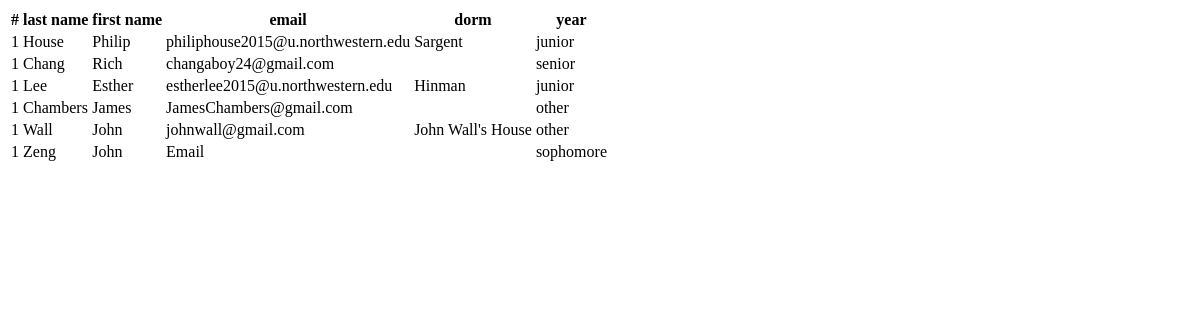
The page /admin/large-group/_get_event_table on the database as committed earlier.
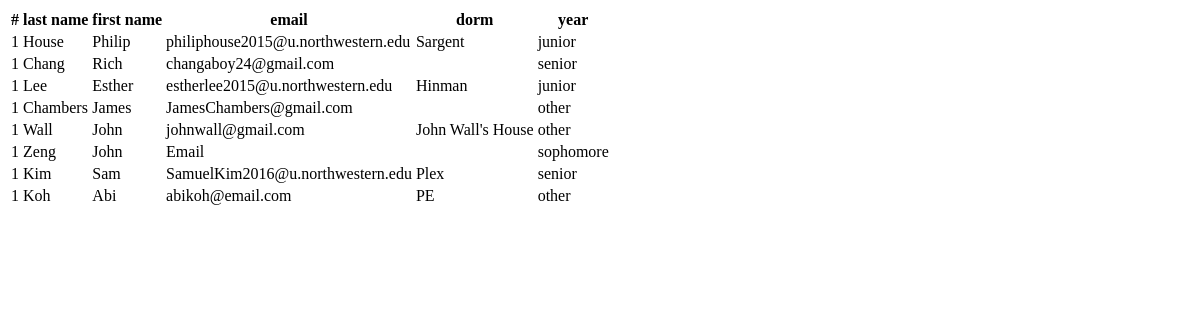
The same page on the database as committed later.
### arkaios/models.py (models this page shows, shortened)
class LargeGroupAttendance(Base):
	__tablename__ = 'large_group_attendance'
	id = Column(Integer, primary_key=True)
	first_time = Column(Integer)
	large_group_id = Column(Integer, ForeignKey('large_group.id'))
	large_group = relationship("LargeGroup", backref=backref('large_group_attendance', order_by=id))
	attendee_id = Column(Integer, ForeignKey('attendee.id'))
	attendee = relationship("Attendee", backref=backref('large_group_attendance', order_by=id))

class Attendee(Base):
	__tablename__ = 'attendee'
	id = Column(Integer, primary_key=True)
	first_name = Column(String(200))
	last_name = Column(String(200))
	year = Column(String(200))
	email = Column(String(100), unique=True)
	dorm = Column(String(100))
	temp = "test"

### arkaios/app.py (the view)
@app.route('/admin/large-group/_get_event_table')
def large_group_attendance_table_admin():
	quarter = request.args.get('quarter', "w14", type=str)
	week = request.args.get('week', 1, type=int)
	sort = request.args.get('sort', 0, type=int)
	sift = request.args.get('sift', 0, type=int)
	returnType = request.args.get('returnType', 0, type=int)
	sortingDictionary = {0: LargeGroupAttendance.id, 1: Attendee.year, 2: Attendee.first_name, 3: Attendee.last_name }
	if week == -1:
		return render_template('largegroup/_full_attendance_table.html')
	try:
		event_id = db.session.query(LargeGroup).filter_by(weekNumber=week).filter_by(quarter=quarter).first().id
	except AttributeError:
		return render_template('largegroup/_no_event_found.html')
	if(sift == 0):
		attendance_records = db.session.query(LargeGroupAttendance).filter_by(large_group_id=event_id).join(LargeGroupAttendance.attendee).order_by(sortingDictionary[sort])
	elif(sift == 1):
		attendance_records = db.session.query(LargeGroupAttendance).filter_by(large_group_id=event_id).join(LargeGroupAttendance.attendee).filter_by(year="freshman").order_by(sortingDictionary[sort])
	elif(sift == 2):
		attendance_records = db.session.query(LargeGroupAttendance).filter_by(large_group_id=event_id).join(LargeGroupAttendance.attendee).filter_by(year="sophomore").order_by(sortingDictionary[sort])
	elif(sift == 3):
		attendance_records = db.session.query(LargeGroupAttendance).filter_by(large_group_id=event_id).join(LargeGroupAttendance.attendee).filter_by(year="junior").order_by(sortingDictionary[sort])
	elif(sift == 4):
		attendance_records = db.session.query(LargeGroupAttendance).filter_by(large_group_id=event_id).join(LargeGroupAttendance.attendee).filter_by(year="senior").order_by(sortingDictionary[sort])
	elif(sift == 5):
		attendance_records = db.session.query(LargeGroupAttendance).filter_by(large_group_id=event_id).join(LargeGroupAttendance.attendee).filter_by(year="other").order_by(sortingDictionary[sort])
	elif(sift == 6):
		attendance_records = db.session.query(LargeGroupAttendance).filter_by(large_group_id=event_id).filter_by(first_time=1).join(LargeGroupAttendance.attendee).order_by(sortingDictionary[sort])
	for i in attendance_records:
		print i
	if returnType == 0:
		return render_template('largegroup/_attendance_table.html', attendance=attendance_records)
	else:
		fullArray = [1]
		columnDescription = ["Last Name", "First Name", "Email", "Dorm", "Year"]
		fullArray[0] = columnDescription
		for record in attendance_records:
			temp = [record.attendee.last_name, record.attendee.first_name, record.attendee.email, record.attendee.dorm, record.attendee.year]
			fullArray.append(temp)
		def generate():
			for row in fullArray:
				yield ','.join(row) + '\n'
		return Response(generate(), mimetype='text/csv', headers={"Content-Disposition":"attachment;filename=" + helpers.parseFileName(quarter, week)})

### arkaios/templates/largegroup/_attendance_table.html
<table class="table table-condensed table-hover">
	<tr>
		<th>#</th>
		<th>last name</th>
		<th>first name</th>
		<th>email</th>
		<th>dorm</th>
		<th>year</th>
	</tr>
	{% for user in attendance %}
		<tr class="{% if user.first_time == 1 %}info{% endif %}">
			<td>1</td>
			<td>{{ user.attendee.last_name }}</td>
			<td>{{ user.attendee.first_name }}</td>
			<td>{{ user.attendee.email }}</td>
			<td>{{ user.attendee.dorm }}</td>
			<td>{{ user.attendee.year }}</td>
		</tr>
	{% endfor %}
</table>

Rows that differ between the two databases and show on the page:
added LargeGroupAttendance: attendee.last_name "Kim", attendee.first_name "Sam", attendee.email "SamuelKim2016@u.northwestern.edu", attendee.dorm "Plex", attendee.year "senior"
added LargeGroupAttendance: attendee.last_name "Koh", attendee.first_name "Abi", attendee.email "abikoh@email.com", attendee.dorm "PE", attendee.year "other"
